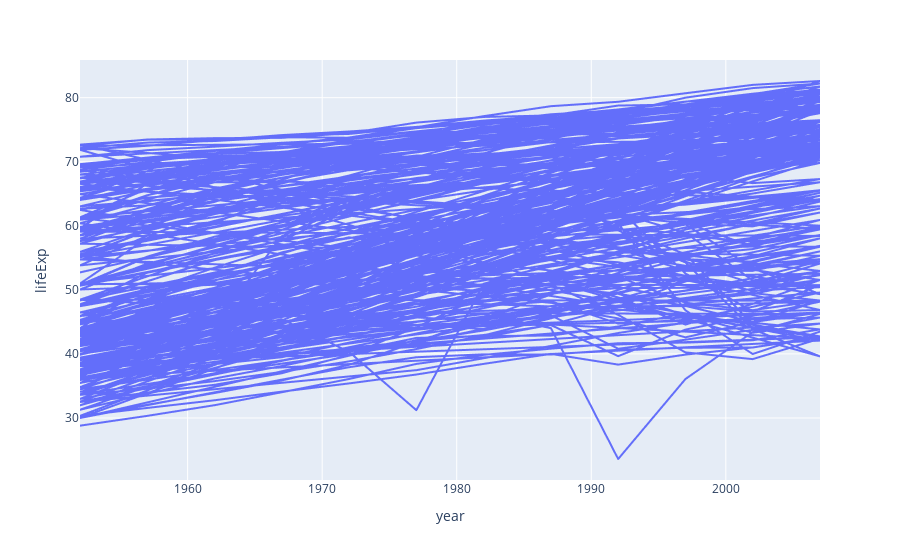

The cell this chart's notebook holds for it:
### Code cell
px.line(data,x="year",y='lifeExp')

### Figure 1 — Plotly figure (JSON) as saved in the notebook; plotly's stock layout.template omitted (floating-point values rounded to 4 significant figures; data arrays with more than 128 entries replaced by an {"elided": "..."} marker saying what was removed)
{"data": [{"hovertemplate": "year=%{x}<br>lifeExp=%{y}<extra></extra>", "legendgroup": "", "line": {"color": "#636efa", "dash": "solid"}, "marker": {"symbol": "circle"}, "mode": "lines", "name": "", "showlegend": false, "type": "scattergl", "x": {"elided": "1704 int values"}, "xaxis": "x", "y": {"elided": "1704 float values"}, "yaxis": "y"}], "layout": {"legend": {"tracegroupgap": 0}, "margin": {"t": 60}, "xaxis": {"anchor": "y", "domain": [0, 1], "title": {"text": "year"}}, "yaxis": {"anchor": "x", "domain": [0, 1], "title": {"text": "lifeExp"}}}}
